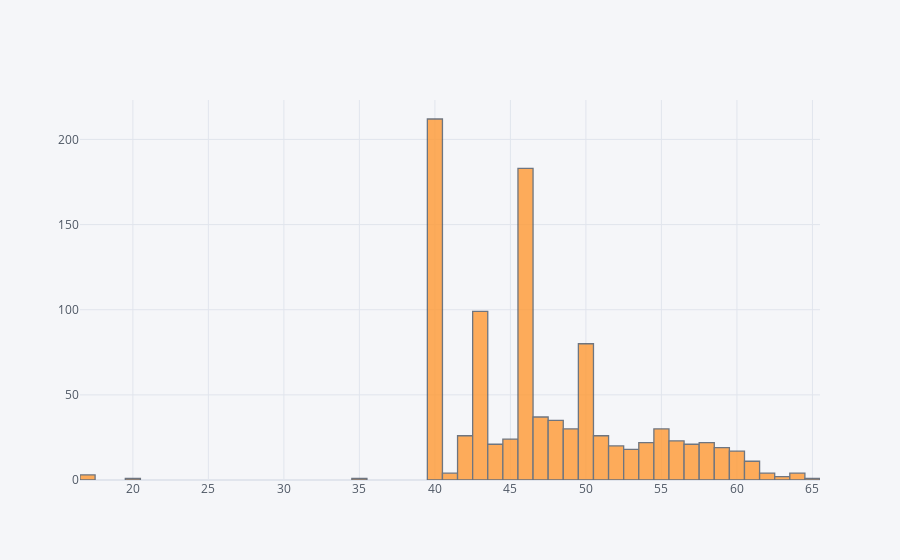

Notebook cell for this chart:
### Code cell
df['ABV'].iplot(kind='hist')

### Figure 1 — Plotly figure (JSON) as saved in the notebook; plotly's stock layout.template omitted (floating-point values rounded to 4 significant figures; data arrays with more than 128 entries replaced by an {"elided": "..."} marker saying what was removed)
{"data": [{"histfunc": "count", "histnorm": "", "marker": {"color": "rgba(255, 153, 51, 1.0)", "line": {"color": "#4D5663", "width": 1.3}}, "name": "ABV", "opacity": 0.8, "orientation": "v", "type": "histogram", "x": {"elided": "996 float values"}}], "layout": {"barmode": "overlay", "legend": {"bgcolor": "#F5F6F9", "font": {"color": "#4D5663"}}, "paper_bgcolor": "#F5F6F9", "plot_bgcolor": "#F5F6F9", "title": {"font": {"color": "#4D5663"}}, "xaxis": {"gridcolor": "#E1E5ED", "showgrid": true, "tickfont": {"color": "#4D5663"}, "title": {"font": {"color": "#4D5663"}, "text": ""}, "zerolinecolor": "#E1E5ED"}, "yaxis": {"gridcolor": "#E1E5ED", "showgrid": true, "tickfont": {"color": "#4D5663"}, "title": {"font": {"color": "#4D5663"}, "text": ""}, "zerolinecolor": "#E1E5ED"}}}
